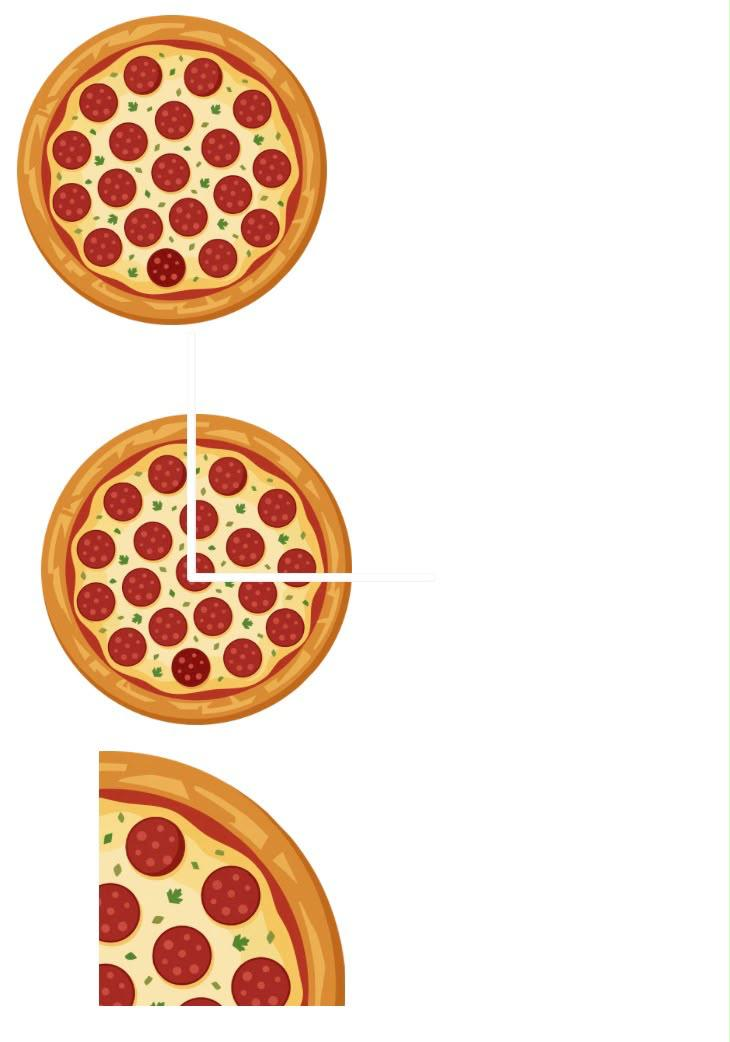
#> input picture assets/sumber/pizza-tiga.jpg, 730 x 1042 px
$ python olah_gambar.py
#> lines starting #> are read from the running program, lines starting #| are printed output that depends on the picture
#> in main, tiga is the input picture: PIL image 730x1042 RGB; mean R, G, B 242.2, 222.6, 208.2
"""Mengolah gambar sumber (assets/sumber/) menjadi gambar siap pakai di aplikasi (public/gambar/).

- pizza-tiga.jpg  → dipotong menjadi 3: pizza utuh, pizza bergaris potong ¼, dan seperempat pizza
- pizza-8-potong.jpg → diperkecil
- maskot.jpg      → latar krem dihapus (transparan), dipotong rapat

Semua disimpan sebagai WebP agar ringan di HP.
Jalankan:  pip install pillow
           python python/olah_gambar.py
"""

from __future__ import annotations

from collections import deque
from pathlib import Path

from PIL import Image, ImageFilter

AKAR = Path(__file__).resolve().parent.parent
SUMBER = AKAR / "assets" / "sumber"
KELUARAN = AKAR / "public" / "gambar"
BATAS_PUTIH = 235  # piksel lebih terang dari ini dianggap latar putih


def kotak_isi(im: Image.Image, y0: int, y1: int) -> tuple[int, int, int, int]:
    """Kotak pembatas bagian tidak-putih pada pita vertikal y0..y1."""
    abu = im.convert("L")
    xs, ys = [], []
    for y in range(y0, y1):
        for x in range(0, im.width, 2):
            if abu.getpixel((x, y)) < BATAS_PUTIH:
                xs.append(x)
                ys.append(y)
    return min(xs), min(ys), max(xs) + 1, max(ys) + 1


def segmen_vertikal(im: Image.Image, min_tinggi: int = 40) -> list[tuple[int, int]]:
    """Pita-pita gambar yang dipisahkan oleh baris putih."""
#> called with min_tinggi = 40
    abu = im.convert("L")
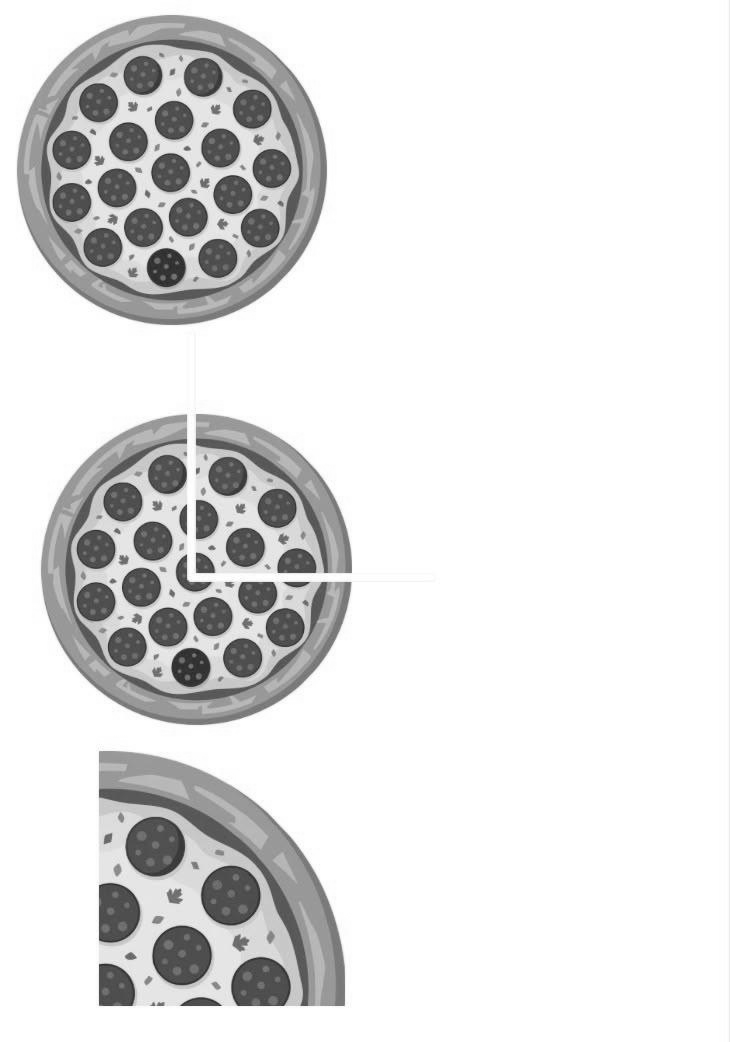
#> abu: PIL image 730x1042 L; min 32, max 255, mean 226.8
    kosong = [all(abu.getpixel((x, y)) >= BATAS_PUTIH for x in range(0, im.width, 4)) for y in range(im.height)]
#> kosong = 1042 items, first 6: True, True, True, True, True, True
    hasil, mulai = [], None
    for y, k in enumerate(kosong + [True]):
        if not k and mulai is None:
            mulai = y
        elif k and mulai is not None:
            if y - mulai >= min_tinggi:
                hasil.append((mulai, y))
            mulai = None
#> this loop made 1043 passes
#> k on passes 1 to 12: True, True, True, True, True, True, True, True, True, True, True, True
#> after the loop, hasil = [(15, 325), (414, 725), (751, 1007)]
    return hasil


def simpan(im: Image.Image, nama: str, lebar: int) -> None:
    if im.width > lebar:
        im = im.resize((lebar, round(im.height * lebar / im.width)), Image.LANCZOS)
    jalur = KELUARAN / f"{nama}.webp"
    im.save(jalur, "WEBP", quality=82, method=6)
    print(f"✓ {jalur.relative_to(AKAR)}  {im.width}×{im.height}  {jalur.stat().st_size // 1024} KB")


# [47 lines left out: function hapus_latar, not called in this run]


def main() -> None:
    KELUARAN.mkdir(parents=True, exist_ok=True)

    tiga = Image.open(SUMBER / "pizza-tiga.jpg").convert("RGB")
    nama = ["pizza-utuh", "pizza-garis-seperempat", "pizza-seperempat"]
    pita = segmen_vertikal(tiga)
#> pita = [(15, 325), (414, 725), (751, 1007)]
    # Pita kedua diperluas ke atas agar garis potong putih di atas pizza ikut (tidak terpotong).
    for n, (y0, y1) in zip(nama, pita):
        x0, yy0, x1, yy1 = kotak_isi(tiga, y0, y1)
        simpan(tiga.crop((x0, yy0, x1, yy1)), n, 480)
#> this loop made 1 pass
#> (y0, y1, x0, yy0, x1, yy1) on pass 1: (15, 325, 18, 15, 327, 325)
#> pass 1, in simpan, `im.save(jalur, "WEBP", quality=82, method=6)`:
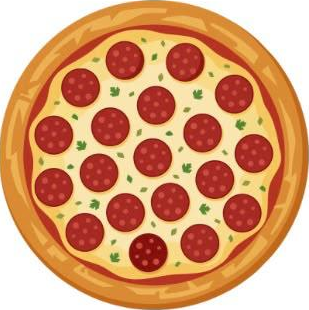
#> saved as pizza-utuh.webp: PIL image 309x310 RGB; mean R, G, B 216.6, 157.1, 114.2

    simpan(Image.open(SUMBER / "pizza-8-potong.jpg").convert("RGB"), "pizza-8-potong", 600)
    simpan(hapus_latar(Image.open(SUMBER / "maskot.jpg")), "maskot", 360)


if __name__ == "__main__":
#> (the run stopped early here; a loop or call above may not have finished)
